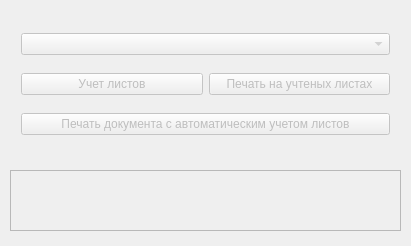
<?xml version="1.0" encoding="UTF-8"?>
<ui version="4.0">
 <class>StartDlg</class>
 <widget class="QDialog" name="StartDlg">
  <property name="geometry">
   <rect>
    <x>0</x>
    <y>0</y>
    <width>411</width>
    <height>246</height>
   </rect>
  </property>
  <property name="windowTitle">
   <string>Защищенная печать</string>
  </property>
  <widget class="QWidget" name="gridLayoutWidget">
   <property name="geometry">
    <rect>
     <x>10</x>
     <y>10</y>
     <width>391</width>
     <height>151</height>
    </rect>
   </property>
   <layout class="QGridLayout" name="gridLayout">
    <item row="3" column="0">
     <widget class="QPushButton" name="markPaperBtn">
      <property name="enabled">
       <bool>false</bool>
      </property>
      <property name="text">
       <string>Учет листов</string>
      </property>
     </widget>
    </item>
    <item row="3" column="1">
     <widget class="QPushButton" name="printOnMarkPaperBtn">
      <property name="enabled">
       <bool>false</bool>
      </property>
      <property name="text">
       <string>Печать на учтеных листах</string>
      </property>
     </widget>
    </item>
    <item row="5" column="0" colspan="2">
     <widget class="QPushButton" name="printWithAutoMarkPaperBtn">
      <property name="enabled">
       <bool>false</bool>
      </property>
      <property name="text">
       <string>Печать документа с автоматическим учетом листов</string>
      </property>
     </widget>
    </item>
    <item row="2" column="0" colspan="2">
     <widget class="QComboBox" name="printerCBox">
      <property name="enabled">
       <bool>false</bool>
      </property>
      <property name="toolTip">
       <string>Список разрешенных принтеров...</string>
      </property>
      <property name="autoFillBackground">
       <bool>true</bool>
      </property>
     </widget>
    </item>
   </layout>
  </widget>
  <widget class="QListWidget" name="logList">
   <property name="enabled">
    <bool>false</bool>
   </property>
   <property name="geometry">
    <rect>
     <x>10</x>
     <y>170</y>
     <width>391</width>
     <height>61</height>
    </rect>
   </property>
   <property name="horizontalScrollBarPolicy">
    <enum>Qt::ScrollBarAlwaysOff</enum>
   </property>
  </widget>
 </widget>
 <layoutdefault spacing="6" margin="11"/>
 <resources/>
 <connections/>
</ui>
